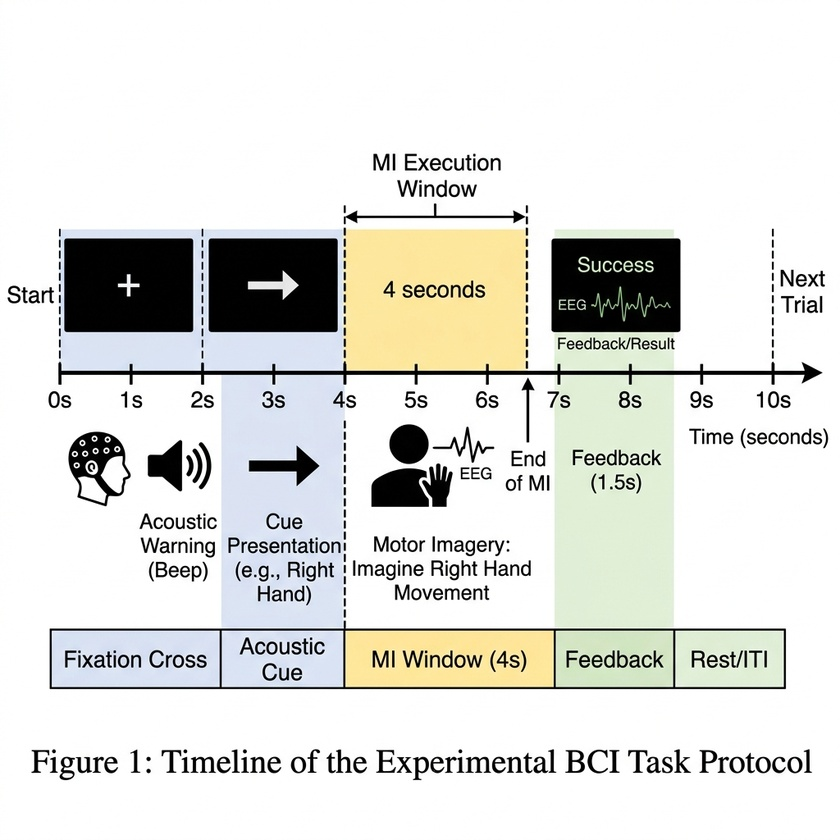
#> input picture eeg-minirocket-project/bci_iv_ds_1791213173365.jpg, 840 x 840 px, shrunk from 1024 x 1024 before the run, found by its file name
$ jupyter execute --allow-errors Neuro_Move_EEG_Image_Preprocessing.ipynb   (shell and % lines are left out)
#> lines starting #> are read from the running program, lines starting #| are printed output that depends on the picture; after the words box and inside, x2 and y2 are one past the last pixel; in counts of white or black regions, pixels touching at a corner belong together
# Neuro Move — EEG Image Preprocessing

This notebook accepts an **EEG waveform image as manual input** and produces:

1. Original EEG image
2. Mu-filtered image (8–13 Hz)
3. Beta-filtered image (13–30 Hz)
4. Final preprocessed image (8–30 Hz)

**Important:** An EEG image does not contain its original sampling frequency. Enter the known sampling frequency when prompted. For PhysioNet EEGMMIDB-derived images, use **160 Hz**.

[cell 1]
import numpy as np
import matplotlib.pyplot as plt

from PIL import Image
from scipy.signal import butter, filtfilt

from google.colab import files

print("Libraries loaded successfully.")

## 1. Upload the EEG image

Run the next cell and select your EEG waveform image from your device.

[cell 2]
print("Please upload your EEG waveform image:")
uploaded = files.upload()
#> the answer given: bci_iv_ds_1791213173365.jpg

filename = list(uploaded.keys())[0]

print("Uploaded file:", filename)

[cell 3]
img = Image.open(filename).convert("RGB")
#> img is the input picture: PIL image 840x840 RGB; mean R, G, B 223.1, 223.7, 219.7

plt.figure(figsize=(12, 5))
plt.imshow(img)
plt.title("INPUT: Original EEG Image", fontsize=16)
plt.axis("off")
plt.show()

## 2. Enter the sampling frequency

For a PhysioNet EEGMMIDB-derived image, enter **160**.

For a different EEG source, enter the sampling frequency that was used to create the image. Do not guess it from the picture.

[cell 4]
FS = float(input("Enter sampling frequency in Hz (example: 160): "))
#> the answer given: 3

print("Sampling frequency:", FS, "Hz")

## 3. Extract the waveform from the image

The image is converted into a one-dimensional waveform by detecting the dark waveform pixels.

[cell 5]
def extract_waveform_from_image(image_path):
#> called with image_path = 'bci_iv_ds_1791213173365.jpg'
    image = Image.open(image_path).convert("L")
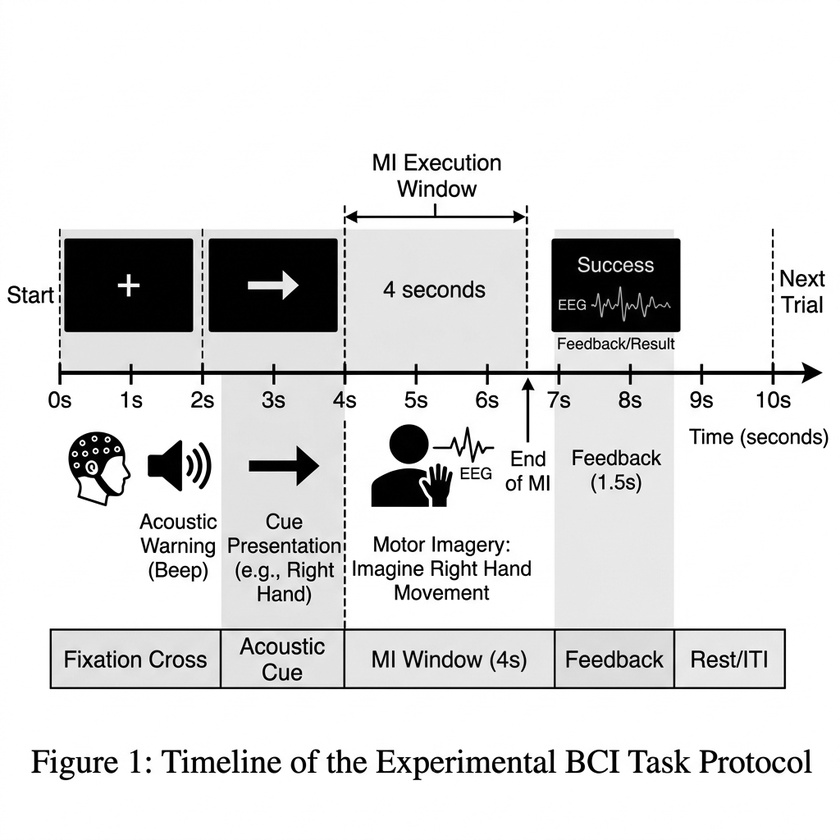
#> image: PIL image 840x840 L; min 0, max 255, mean 223.1
    image_array = np.array(image)

    # Dark pixels are assumed to belong to the waveform
    dark_pixels = image_array < 100
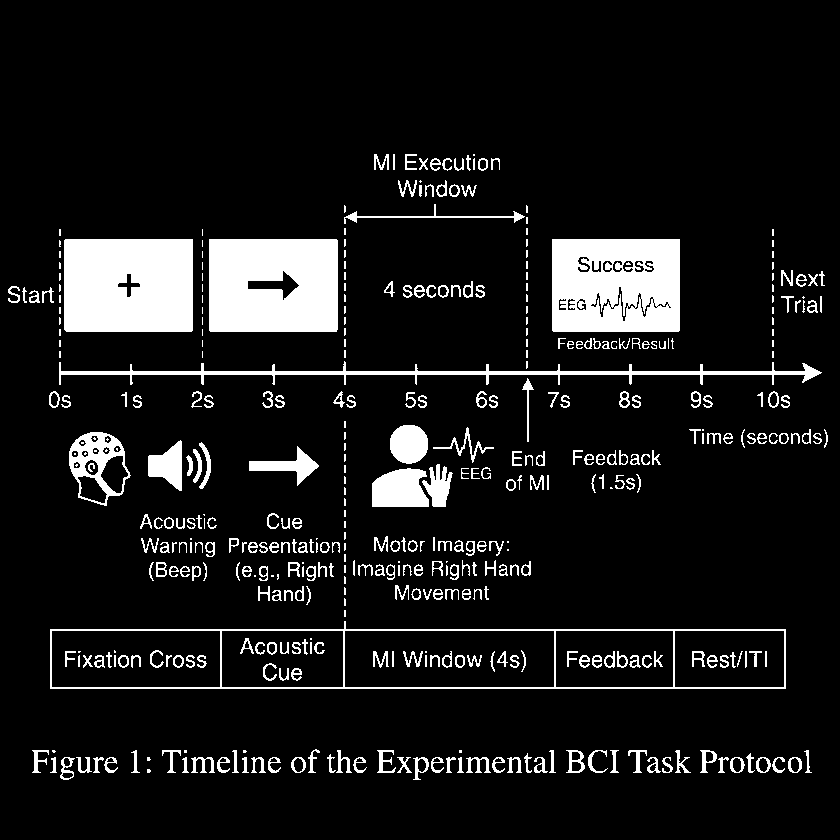
#> dark_pixels: shape (840, 840) bool; 10% white; 430 white regions (122 under 20 px), largest, box (x1, y1, x2, y2) and area: (64, 239, 193, 332) 11831, (209, 239, 338, 332) 11475, (552, 239, 680, 332) 11055

    height, width = dark_pixels.shape
#> height = 840; width = 840
    waveform = np.full(width, np.nan)

    for x in range(width):
        y_positions = np.where(dark_pixels[:, x])[0]

        if len(y_positions) > 0:
            waveform[x] = np.mean(y_positions)
#> this loop made 840 passes
#> y_positions on passes 9 to 11: [289, 290, 291, 292, 298, 299, 300], [288, 289, 290, 291, 292, 293, 298, 299, 300, 301], [287, 288, 289, 291, 292, 293, 300, 301]

    valid = ~np.isnan(waveform)

    if np.sum(valid) < 2:
        raise ValueError(
            "Could not detect the EEG waveform. "
            "Try an image with a clear dark waveform."
        )

    waveform = np.interp(
        np.arange(width),
        np.where(valid)[0],
        waveform[valid]
    )
#> waveform = 840 values, max 758.8 at index 40, min 278 at index 822, mean 436.3

    # Reverse image Y-axis
    waveform = -waveform
#> waveform = 840 values, max -278 at index 822, min -758.8 at index 40, mean -436.3

    # Remove DC component
    waveform = waveform - np.mean(waveform)
#> waveform = 840 values, max 158.3 at index 822, min -322.5 at index 40, mean 7.15e-14

    # Normalize
    std = np.std(waveform)
#> std = 98.38
    if std > 0:
        waveform = waveform / std
#> waveform = 840 values, max 1.61 at index 822, min -3.28 at index 40, mean 7.44e-16

    return waveform


signal = extract_waveform_from_image(filename)
#> signal has the same summary as waveform in extract_waveform_from_image

print("Waveform successfully extracted from image.")
print("Number of extracted samples:", len(signal))
#| Number of extracted samples: 840

[cell 6]
plt.figure(figsize=(14, 4))

plt.plot(signal)
plt.title("Waveform Extracted From Input EEG Image")
plt.xlabel("Image Sample")
plt.ylabel("Normalized Amplitude")
plt.grid(True)

plt.show()
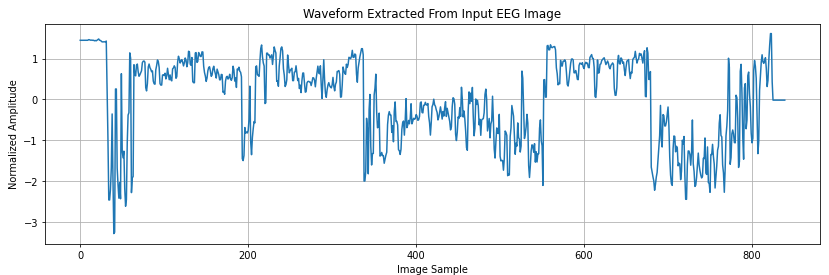
#> figure drawn by matplotlib, 1 panel; curve peaks at x = 822, y = 1.61

$ run again, on eeg-minirocket-project/cnn_lstm_arch_1791213100309.jpg
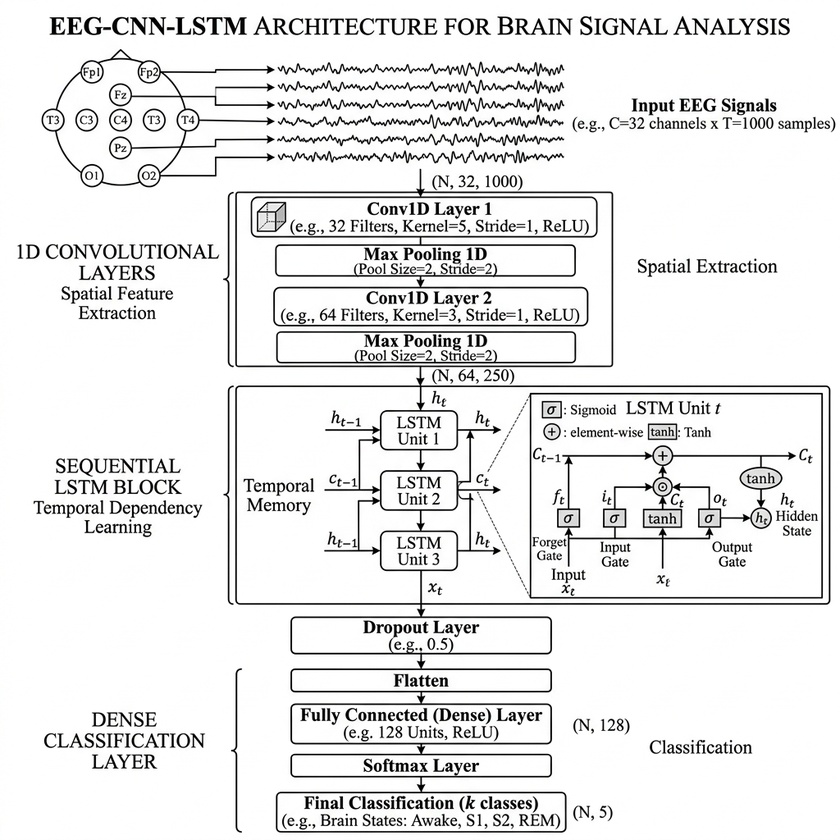
#> input picture eeg-minirocket-project/cnn_lstm_arch_1791213100309.jpg, 840 x 840 px, shrunk from 1024 x 1024 before the run, found by its file name
#> img is the input picture: PIL image 840x840 RGB; mean R, G, B 233.5, 233.5, 233.4
#> in extract_waveform_from_image, `dark_pixels = image_array < 100`:
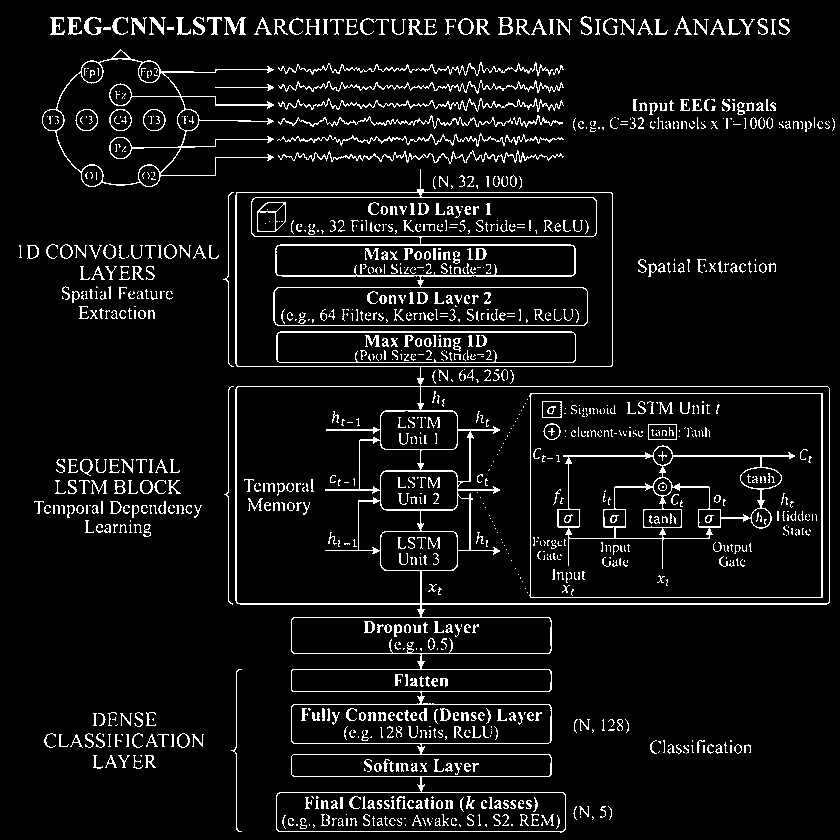
#> dark_pixels: shape (840, 840) bool; 6.8% white in thin lines or dots
#> the loop in extract_waveform_from_image, `for x in range(width):` made 840 passes
#> y_positions on passes 20, 22, 28: [245, 246, 257], [257], [245, 258]
#> in extract_waveform_from_image, `waveform = np.interp( np.arange(width), np.where(valid)[0], waveform[v..`: waveform = 840 values, max 558.7 at index 565, min 55.25 at index 213, mean 354.3
#> in extract_waveform_from_image, `waveform = -waveform`: waveform = 840 values, max -55.25 at index 213, min -558.7 at index 565, mean -354.3
#> in extract_waveform_from_image, `waveform = waveform - np.mean(waveform)`: waveform = 840 values, max 299 at index 213, min -204.4 at index 565, mean -4.33e-15
#> std = 97.11
#> in extract_waveform_from_image, `waveform = waveform / std`: waveform = 840 values, max 3.08 at index 213, min -2.11 at index 565, mean -3.38e-17
#> signal has the same summary as waveform in extract_waveform_from_image
#| Number of extracted samples: 840
#> `plt.show()`:
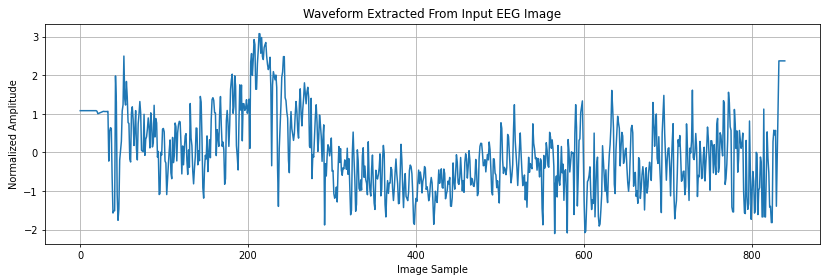
#> figure drawn by matplotlib, 1 panel; curve peaks at x = 213, y = 3.08

$ run again, on eeg-minirocket-project/confusion_matrix_1_1790700317674.jpg
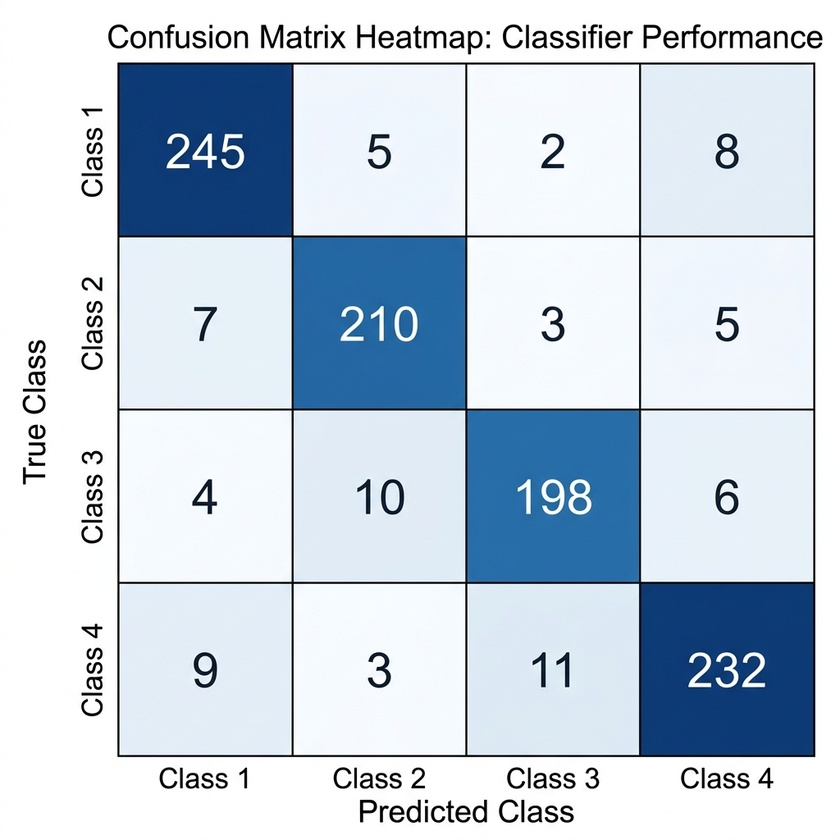
#> input picture eeg-minirocket-project/confusion_matrix_1_1790700317674.jpg, 840 x 840 px, shrunk from 1024 x 1024 before the run, found by its file name
#> img is the input picture: PIL image 840x840 RGB; mean R, G, B 197.4, 210.4, 223.4
#> in extract_waveform_from_image, `dark_pixels = image_array < 100`:
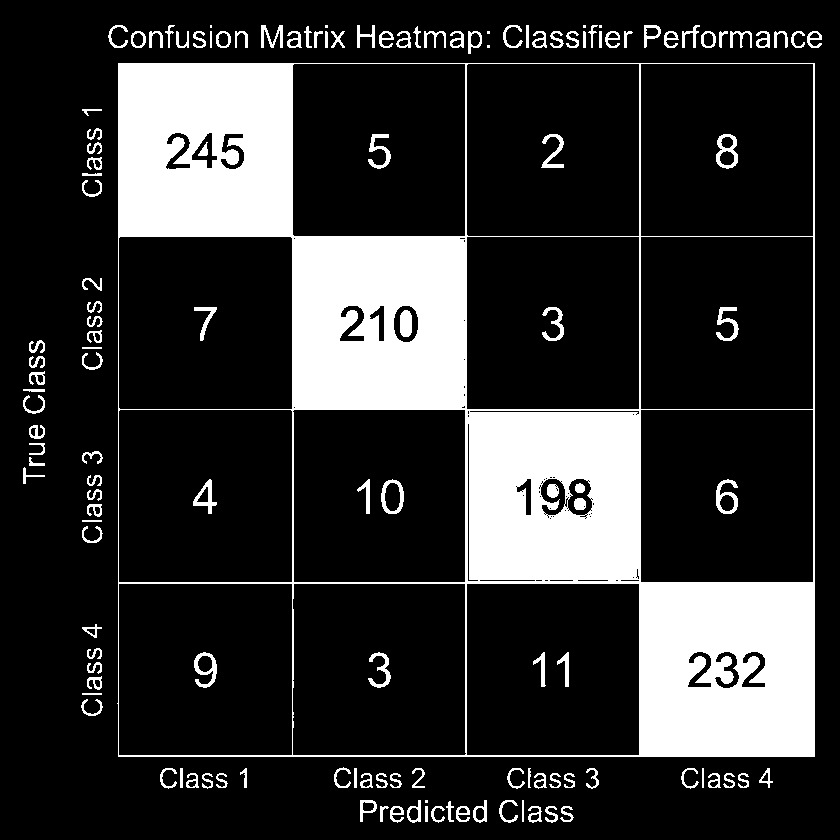
#> dark_pixels: shape (840, 840) bool; 19.7% white; 140 white regions (7 under 20 px), largest, box (x1, y1, x2, y2) and area: (117, 63, 815, 757) 123386, (716, 134, 738, 169) 357, (194, 652, 217, 688) 352
#> the loop in extract_waveform_from_image, `for x in range(width):` made 840 passes
#> y_positions on passes 27 to 29: [389, 390, 396, 397, 398, 399, 408, 409, 410, 475, 476], [389, 390, 396, 397, 398, 409, 410, 411, 475, 476], [389, 390, 395, 396, 397, 409, 410, 411, 412, 475, 476]
#> in extract_waveform_from_image, `waveform = np.interp( np.arange(width), np.where(valid)[0], waveform[v..`: waveform = 840 values, max 706 at index 81, min 36 at index 108, mean 400.7
#> in extract_waveform_from_image, `waveform = -waveform`: waveform = 840 values, max -36 at index 108, min -706 at index 81, mean -400.7
#> in extract_waveform_from_image, `waveform = waveform - np.mean(waveform)`: waveform = 840 values, max 364.7 at index 108, min -305.3 at index 81, mean -3.46e-14
#> std = 176.9
#> in extract_waveform_from_image, `waveform = waveform / std`: waveform = 840 values, max 2.06 at index 108, min -1.73 at index 81, mean -1.35e-16
#> signal has the same summary as waveform in extract_waveform_from_image
#| Number of extracted samples: 840
#> `plt.show()`:
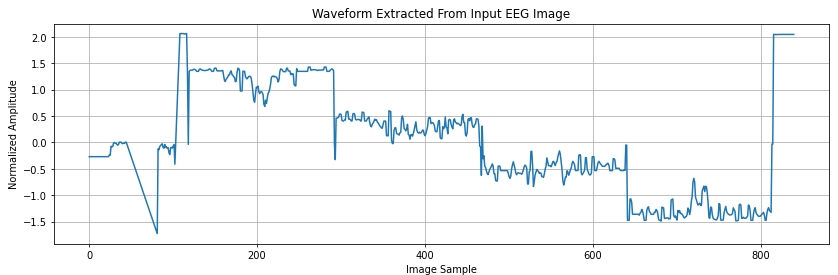
#> figure drawn by matplotlib, 1 panel; curve peaks at x = 108, y = 2.06

$ run again, on eeg-minirocket-project/confusion_matrix_2_1790700329331.jpg
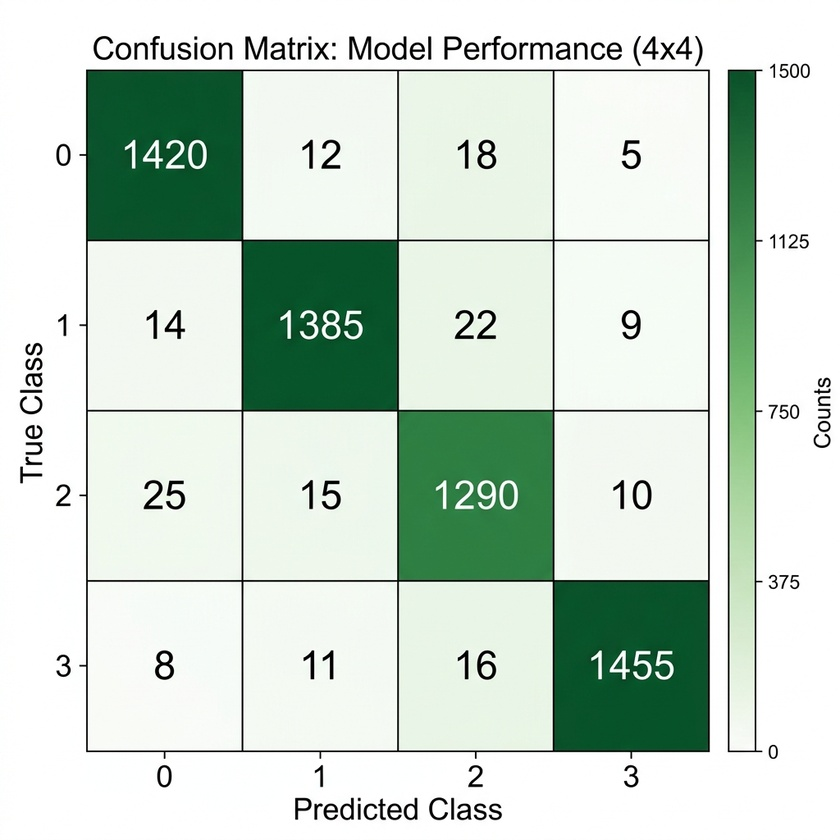
#> input picture eeg-minirocket-project/confusion_matrix_2_1790700329331.jpg, 840 x 840 px, shrunk from 1024 x 1024 before the run, found by its file name
#> img is the input picture: PIL image 840x840 RGB; mean R, G, B 202.9, 217.9, 206.5
#> in extract_waveform_from_image, `dark_pixels = image_array < 100`:
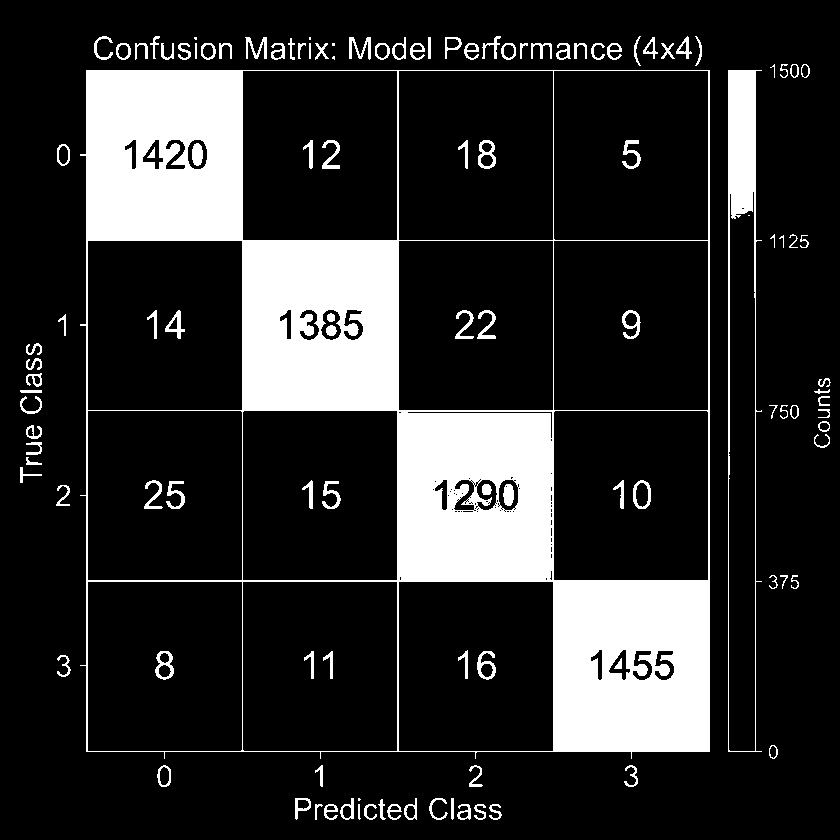
#> dark_pixels: shape (840, 840) bool; 17.9% white; 123 white regions (7 under 20 px), largest, box (x1, y1, x2, y2) and area: (80, 70, 710, 759) 108405, (728, 70, 762, 752) 5478, (478, 140, 496, 169) 248
#> the loop in extract_waveform_from_image, `for x in range(width):` made 840 passes
#> y_positions on passes 24 to 26: [390, 391, 392, 398, 399, 400, 408, 409, 410, 411, 474, 475], [390, 391, 392, 397, 398, 399, 409, 410, 411, 474, 475], [390, 391, 392, 396, 397, 398, 410, 411, 412, 474, 475]
#> in extract_waveform_from_image, `waveform = np.interp( np.arange(width), np.where(valid)[0], waveform[v..`: waveform = 840 values, max 680.4 at index 769, min 70.5 at index 809, mean 397.7
#> in extract_waveform_from_image, `waveform = -waveform`: waveform = 840 values, max -70.5 at index 809, min -680.4 at index 769, mean -397.7
#> in extract_waveform_from_image, `waveform = waveform - np.mean(waveform)`: waveform = 840 values, max 327.2 at index 809, min -282.7 at index 769, mean 4.33e-14
#> std = 160.1
#> in extract_waveform_from_image, `waveform = waveform / std`: waveform = 840 values, max 2.04 at index 809, min -1.77 at index 769, mean 2.71e-16
#> signal has the same summary as waveform in extract_waveform_from_image
#| Number of extracted samples: 840
#> `plt.show()`:
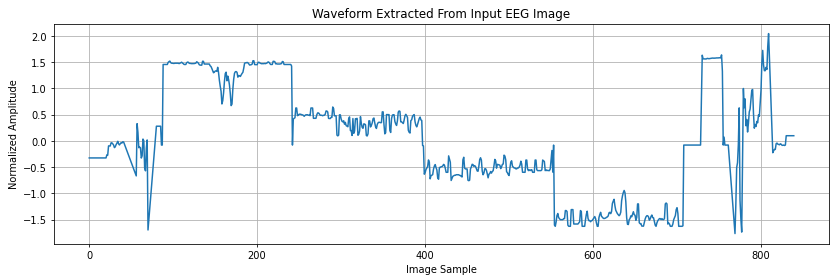
#> figure drawn by matplotlib, 1 panel; curve peaks at x = 809, y = 2.04
